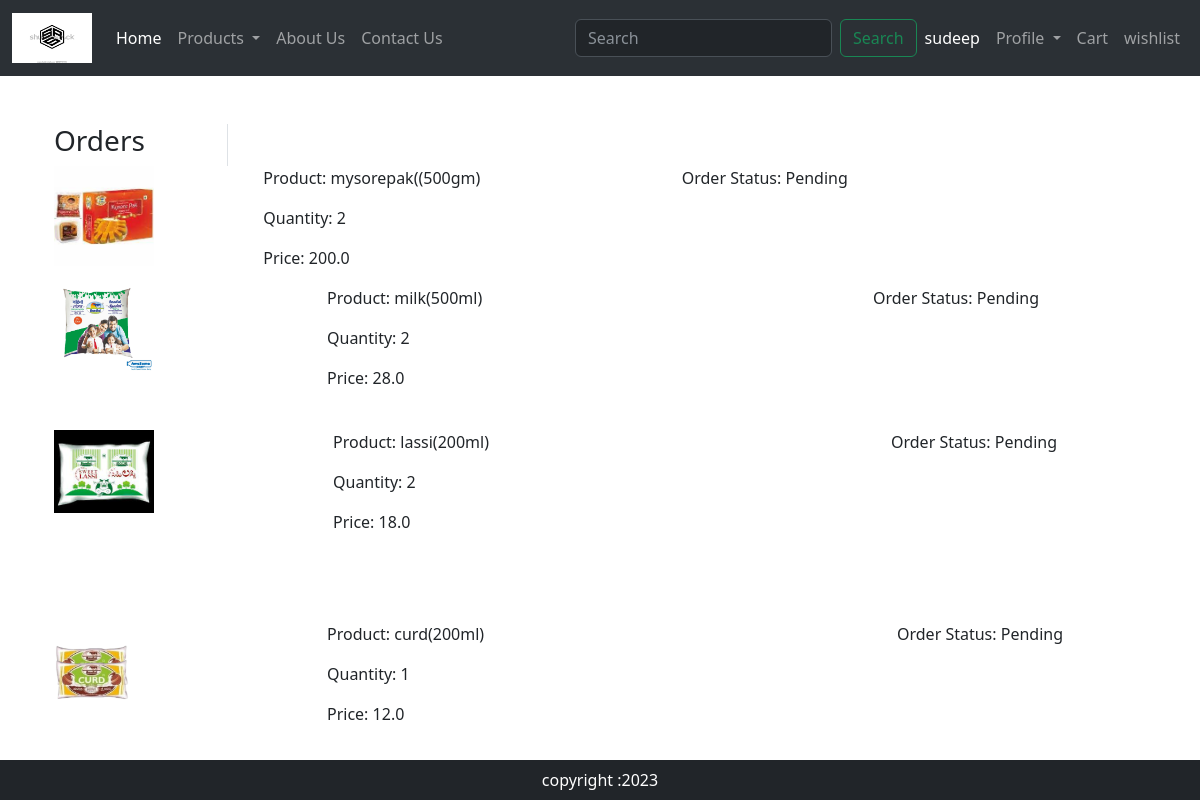
The app's page /orders/ (signed in), older data.
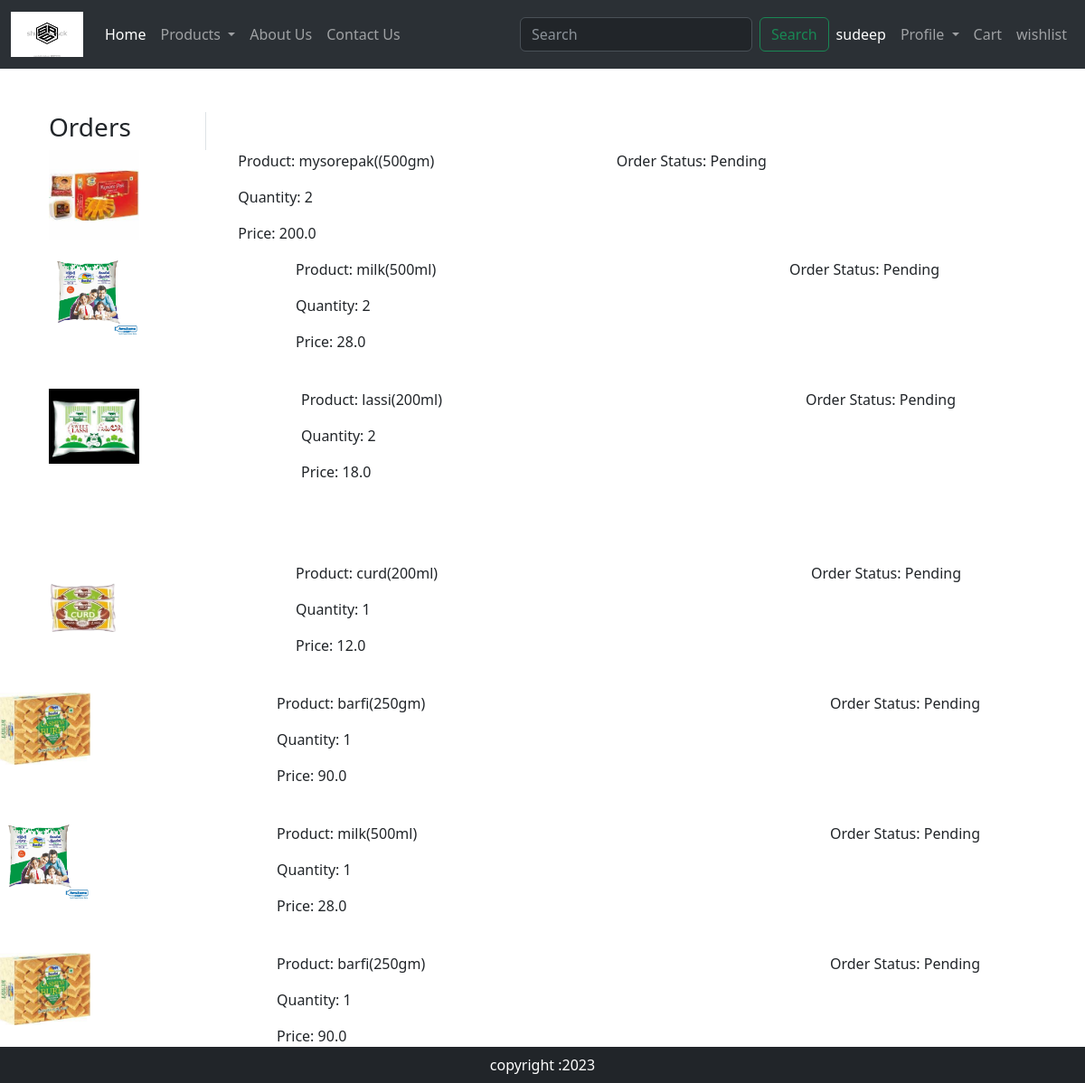
The same page, newer data.
### ecommapp/models.py (models this page shows, shortened)
class OrderPlaced(models.Model):
    user=models.ForeignKey(User,on_delete=models.CASCADE)
    customer=models.ForeignKey(Customer,on_delete=models.CASCADE)
    product=models.ForeignKey(Product,on_delete=models.CASCADE)
    quantity=models.PositiveIntegerField(default=1)
    order_date=models.DateTimeField(auto_now_add=True)
    status=models.CharField(max_length=50,choices=STATUS_CHOICES,default='Pending')
    payment=models.ForeignKey(Payment,on_delete=models.CASCADE,default='')

class Product(models.Model):
    title=models.CharField(max_length=100)
    price=models.FloatField()
    description=models.TextField()
    category=models.CharField(choices=CATEGORY_CHOICES,max_length=15)
    image=models.ImageField(upload_to='product')

### ecommapp/views.py (the view)
# urls.py: path('orders/',views.orders,name='orders'),
def orders(request):
    order_placed=OrderPlaced.objects.filter(user=request.user)
    return render(request,'ecommapp/orders.html',locals())

### ecommapp/templates/ecommapp/orders.html (shortened to what this page needs)
{% extends 'main.html' %}
{% load static %}
{% block main%}
<div class="container">
<div class="container my-5">
    <div class="row">
        <div class="col-sm-2 border-end">
            <h3>Orders</h3>
        </div><br>
    </div>
    <div class="row">
        <div class="col-sm-9 offset-sm">
            {% for obj in order_placed %}
            <div class="row">
            <div class="col-sm-3">
                <img src="{{obj.product.image.url}}" class="img-fluid" alt="" height="100" width="100">
            </div>
            <div class="col-sm-6">
                <p>Product: {{obj.product.title}} </p>
                <p>Quantity: {{obj.quantity}} </p>
                <p>Price: {{obj.product.price}} </p>
            </div>
            <div class="col-sm-3">
                <p>Order Status: {{obj.status}} </p>
            </div>
            </div>
        </div><br>
        {% endfor %}
{% endblock %}

### templates/main.html (shortened to what this page needs)
<!DOCTYPE html>
{% load static %}
<html lang="en">
<head>
    <link href="https://cdn.jsdelivr.net/npm/bootstrap@5.3.0/dist/css/bootstrap.min.css" rel="stylesheet">
    <link rel="stylesheet" href="{% static 'ecommapp/css/style.css'  %}">
    <link rel="stylesheet" href="{% static 'ecommapp/css/owl.carousel.min.css'  %}">
    <link rel="stylesheet" href="{% static 'ecommapp/css/all.min.css'  %}">
</head>
<body>
    <nav class="navbar navbar-expand-lg bg-body-tertiary" data-bs-theme="dark">
        <div class="container-fluid">
            <a class="navbar-brand" href="{% url 'home' %}">
                <img src="{% static 'ecommapp/images/srs logo.webp' %}" alt="" width="80px" height="50px">
            </a>
            <div class="collapse navbar-collapse" id="navbarSupportedContent">
            <ul class="navbar-nav me-auto mb-2 mb-lg-0">
                <li class="nav-item">
                <a class="nav-link active" aria-current="page" href="{% url 'home' %}">Home</a>
                </li>
                <li class="nav-item dropdown">
                    <a class="nav-link dropdown-toggle" href="#" role="button" data-bs-toggle="dropdown" aria-expanded="false">
                        Products
                    </a>
                </li>
                <li class="nav-item">
                <a class="nav-link" href="{% url 'about' %}">About Us</a>
                </li>
                <li class="nav-item">
                    <a class="nav-link" href="#">Contact Us</a>
                </li>
            </ul>
            <form class="d-flex" role="search" method="GET" action="{% url 'productfilter' %}">
                <input class="form-control me-2" type="search" placeholder="Search" aria-label="Search" name="q" >
                <button class="btn btn-outline-success" type="submit">Search</button>
            </form>
            </div>
            <ul class="navbar-nav me-auto mb-2 mb-lg-0">
                {% if request.user.is_authenticated %}
                <li class="nav-item">
                    <a class="nav-link active" aria-current="page" href=""> {{request.user}} </a>
                </li>
                {% endif %}
                <li class="nav-item dropdown">
                    <a class="nav-link dropdown-toggle" href="" role="button" data-bs-toggle="dropdown" aria-expanded="false">
                        Profile
                    </a>
                </li>
                <li class="nav-item">
                    <a class="nav-link" href="{% url 'cart' %}">Cart  </a>
                </li>
                <li class="nav-item">
                    <a class="nav-link" href="{% url 'wishlist' %}">wishlist  </a>
                </li>
            </ul>
        </div>
        </nav>
        {% block main%}
        {% endblock %}
      <footer class="container-fluid bg-dark text-white fixed-bottom text-center p-2 mt-5" >
        copyright :2023
      </footer>
</body>
</html>

Row changes from the older to the newer data that the page shows:
added OrderPlaced: product.image (picture), product "barfi(250gm)", quantity "1", product.price "90.0", status "Pending"
added OrderPlaced: product.image (picture), product "milk(500ml)", quantity "1", product.price "28.0", status "Pending"
added OrderPlaced: product.image (picture), product "barfi(250gm)", quantity "1", product.price "90.0", status "Pending"
